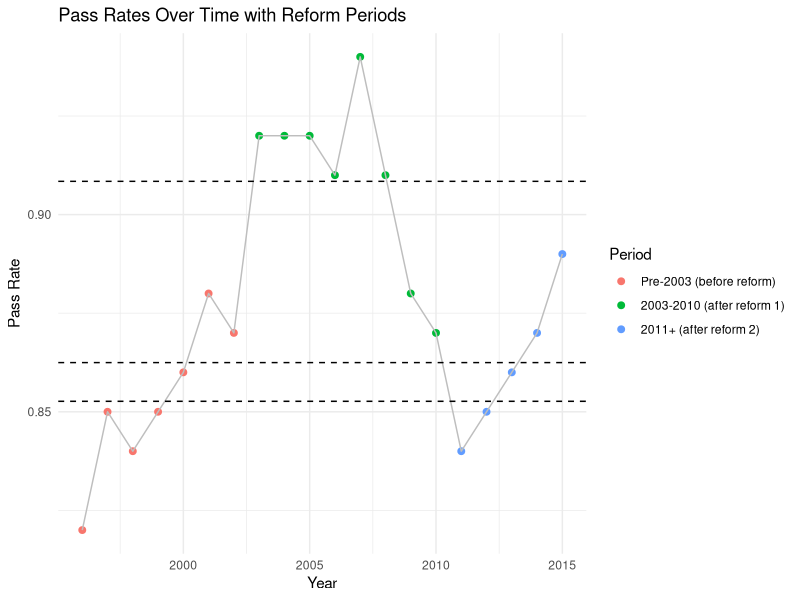
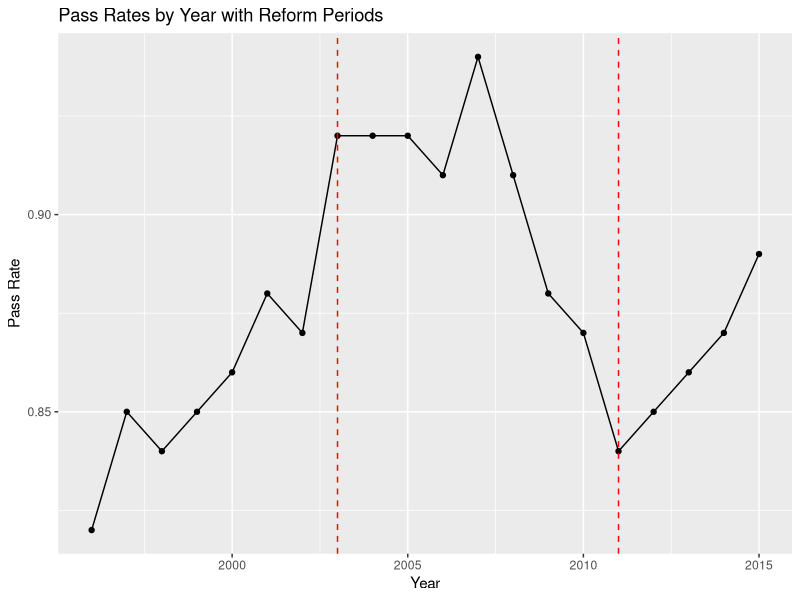
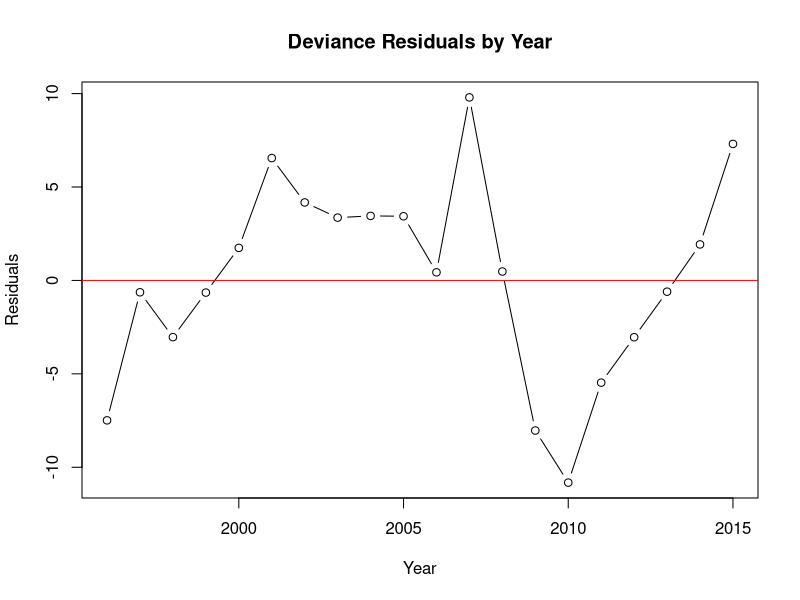
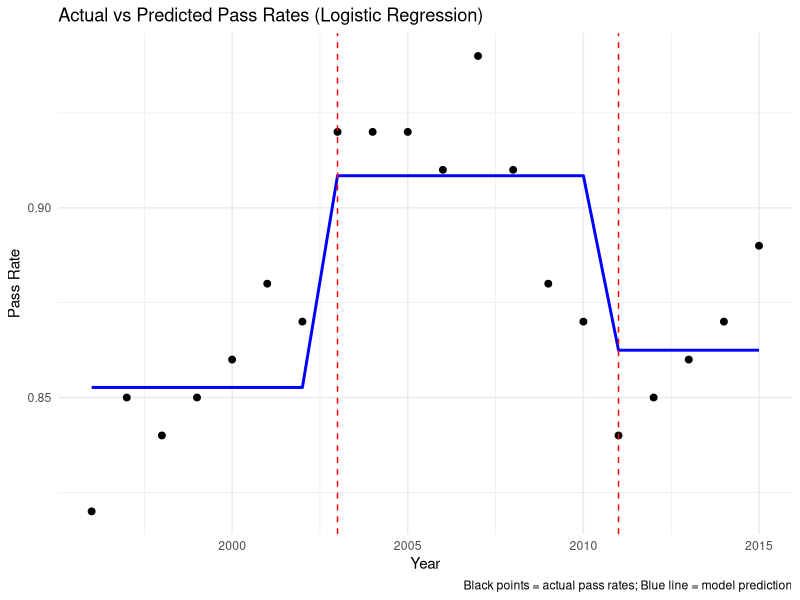

Reproduce these figures in R, in order.
## ---- chunk 1
library(dplyr)

data <- read.table("data.txt", header = TRUE)
## ---- chunk 2
# Load data
data <- read.table("data.txt", header = TRUE)

# Separate the 3 different reform periods up
data$Period <- cut(data$Year,
                   breaks = c(1995, 2002, 2010, 2020),
                   labels = c("Pre-2003 (before reform)", "2003-2010 (after reform 1)", "2011+ (after reform 2)"))

# Compute number passing (successes) and failing (failures)
data$Pass <- round(data$N * data$Pct)
data$Fail <- data$N - data$Pass

# Logistic regression: Passes vs. Fails across periods
model <- glm(cbind(Pass, Fail) ~ Period, family = binomial, data = data)
summary(model)

# Plot 
library(ggplot2)
pred <- data.frame(Period = levels(data$Period))
pred$fit <- predict(model, newdata = pred, type = "response")

ggplot(data, aes(x = Year, y = Pct, color = Period)) +
  geom_point(size = 2) +
  geom_line(aes(group = 1), color = "grey") +
  geom_hline(yintercept = pred$fit, linetype = "dashed", color = "black") +
  labs(title = "Pass Rates Over Time with Reform Periods",
       y = "Pass Rate", x = "Year") +
  theme_minimal()
## ---- chunk 3
aggregate(Pct ~ Period, data, mean)
aggregate(Pct ~ Period, data, sd)

## ---- chunk 4
# Logistic regression (using Pass vs Fail with Period as predictor)
model <- glm(cbind(Pass, Fail) ~ Period, family = binomial, data = data)

# Model summary
summary(model)

# Odds ratios and 95% CI
library(broom)

results <- tidy(model, exponentiate = TRUE, conf.int = TRUE)
results
## ---- chunk 5
ggplot(data, aes(x = Year, y = Pct)) +
  geom_point() +
  geom_line() +
  geom_vline(xintercept = c(2003, 2011), linetype = "dashed", color = "red") +
  labs(title = "Pass Rates by Year with Reform Periods",
       y = "Pass Rate", x = "Year")

## ---- chunk 6
res <- residuals(model, type="deviance")
plot(data$Year, res, type="b",
     main="Deviance Residuals by Year", xlab="Year", ylab="Residuals")
abline(h=0, col="red")

## ---- chunk 7
qb_model <- glm(cbind(Pass, Fail) ~ Period,
                family = quasibinomial, data = data)
summary(qb_model)$dispersion   # >1 means overdispersion

## ---- chunk 8
# Logistic regression fit
logit_mod <- glm(cbind(Pass, Fail) ~ Period,
                 family = binomial, data = data)

# Add predicted probabilities to dataset
data$fit <- predict(logit_mod, type = "response")

# Plot actual vs fitted (within each year)
ggplot(data, aes(x = Year)) +
  geom_point(aes(y = Pct), size=2, color="black") +   # actual data
  geom_line(aes(y = fit, group = 1), color="blue", size=1) +  # fitted values
  geom_vline(xintercept = c(2003, 2011), linetype="dashed", color="red") +
  labs(title = "Actual vs Predicted Pass Rates (Logistic Regression)",
       x = "Year", y = "Pass Rate",
       caption = "Black points = actual pass rates; Blue line = model prediction") +
  theme_minimal()
## ---- chunk 9
# Add centered year (to capture trends within each period)
data$Year_c <- data$Year - 2003

# Logistic regression with period + linear year trend interaction
trend_mod <- glm(cbind(Pass, Fail) ~ Period * Year_c,
                 family = binomial, data = data)

summary(trend_mod)

